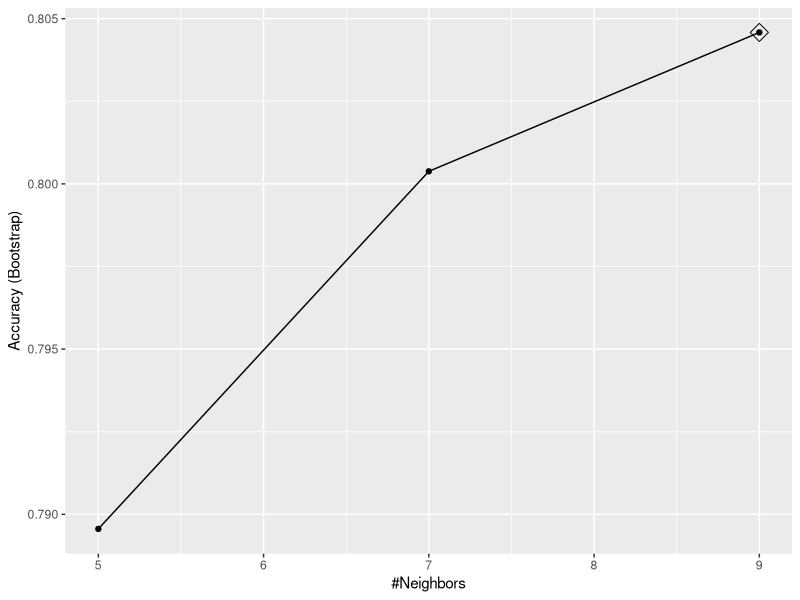
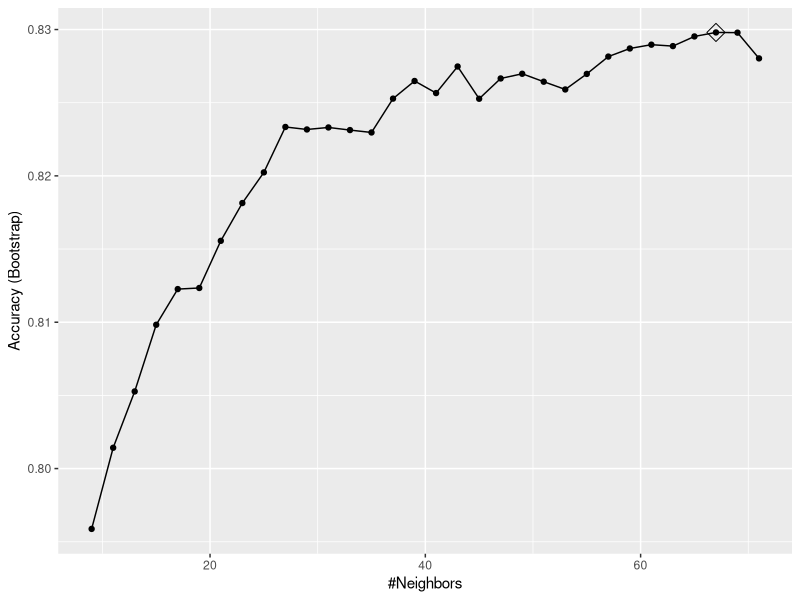
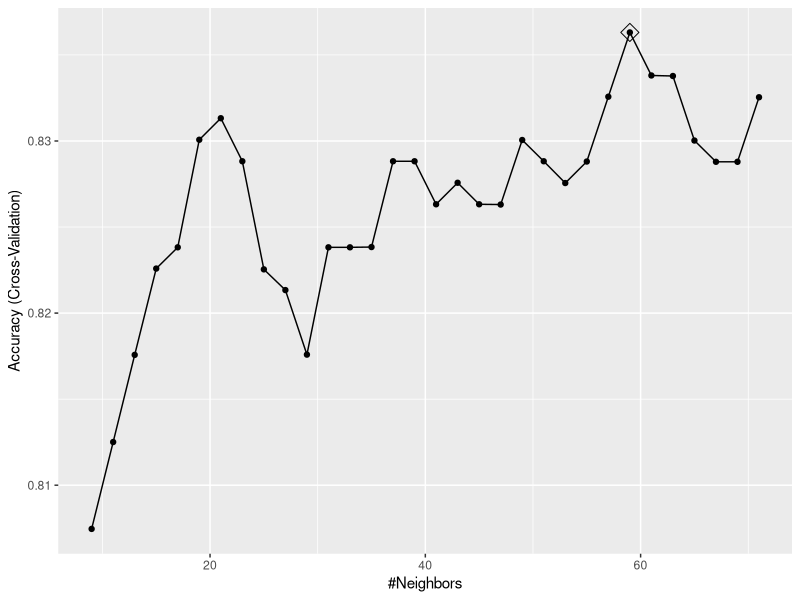
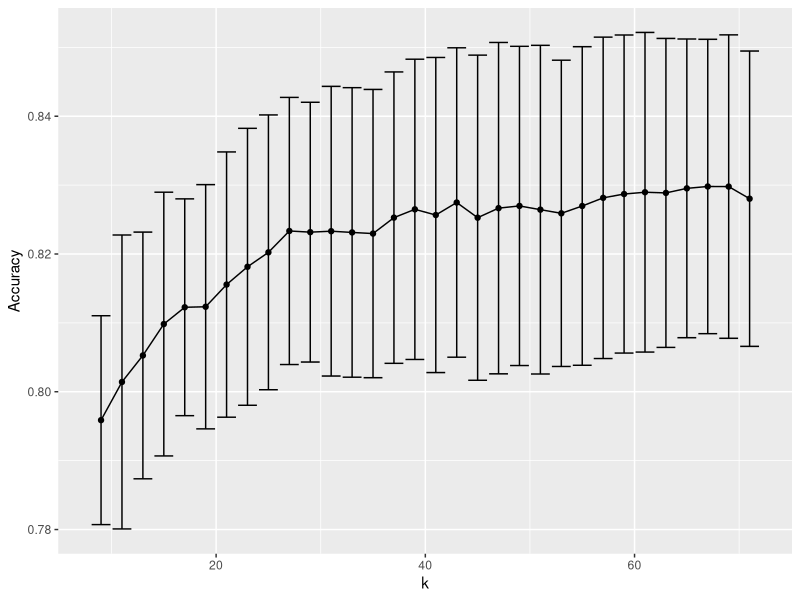
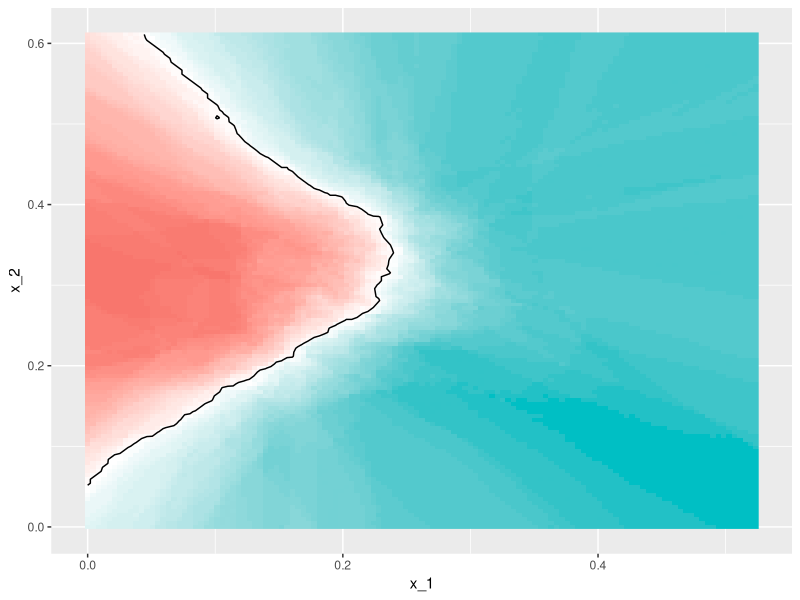
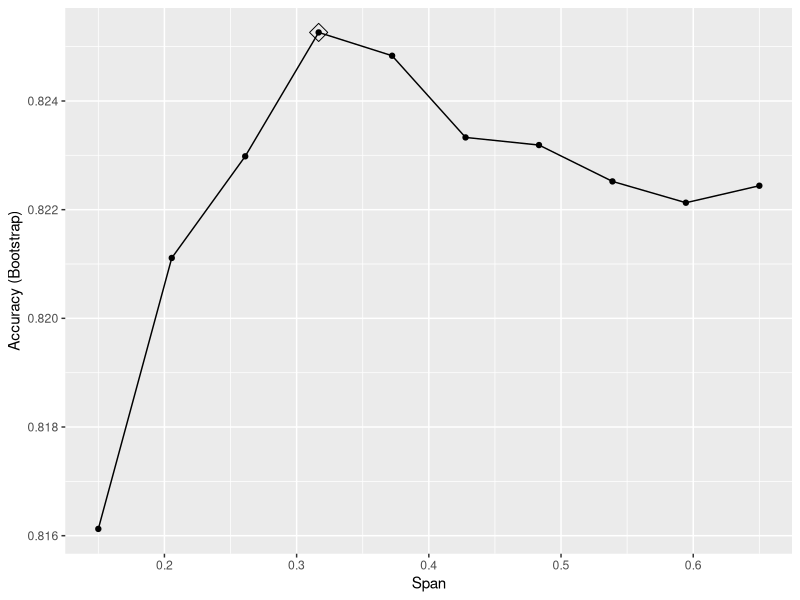
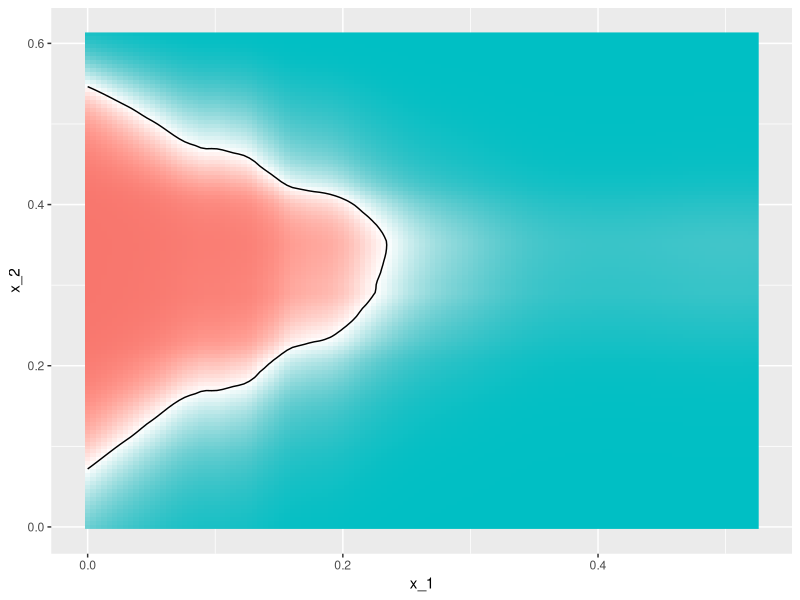
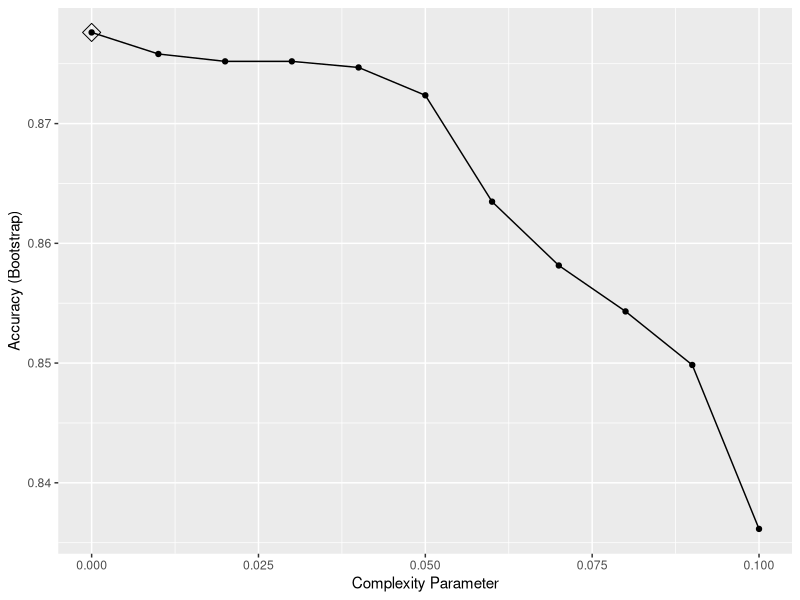

The R source for these figures, in order: (Note: this script raises an error after producing the figures.)
#------------------------------------------------
#Caret Package

library(tidyverse)
library(dslabs)
data("mnist_27")

library(caret)
train_glm <- train(y ~ ., method = "glm", data = mnist_27$train)
train_knn <- train(y ~ ., method = "knn", data = mnist_27$train)

y_hat_glm <- predict(train_glm, mnist_27$test, type = "raw")
y_hat_knn <- predict(train_knn, mnist_27$test, type = "raw")

confusionMatrix(y_hat_glm, mnist_27$test$y)$overall[["Accuracy"]]
confusionMatrix(y_hat_knn, mnist_27$test$y)$overall[["Accuracy"]]

#------------------------------------------------
#Tuning Parameters with Caret

getModelInfo("knn")
modelLookup("knn")

train_knn <- train(y ~ ., method = "knn", data = mnist_27$train)
ggplot(train_knn, highlight = TRUE)

train_knn <- train(y ~ ., method = "knn", 
                   data = mnist_27$train,
                   tuneGrid = data.frame(k = seq(9, 71, 2)))
ggplot(train_knn, highlight = TRUE)

train_knn$bestTune

train_knn$finalModel

confusionMatrix(predict(train_knn, mnist_27$test, type = "raw"),
                mnist_27$test$y)$overall["Accuracy"]

control <- trainControl(method = "cv", number = 10, p = .9)
train_knn_cv <- train(y ~ ., method = "knn", 
                      data = mnist_27$train,
                      tuneGrid = data.frame(k = seq(9, 71, 2)),
                      trControl = control)
ggplot(train_knn_cv, highlight = TRUE)

train_knn$results %>% 
  ggplot(aes(x = k, y = Accuracy)) +
  geom_line() +
  geom_point() +
  geom_errorbar(aes(x = k, 
                    ymin = Accuracy - AccuracySD,
                    ymax = Accuracy + AccuracySD))

plot_cond_prob <- function(p_hat=NULL){
  tmp <- mnist_27$true_p
  if(!is.null(p_hat)){
    tmp <- mutate(tmp, p=p_hat)
  }
  tmp %>% ggplot(aes(x_1, x_2, z=p, fill=p)) +
    geom_raster(show.legend = FALSE) +
    scale_fill_gradientn(colors=c("#F8766D","white","#00BFC4")) +
    stat_contour(breaks=c(0.5),color="black")
}

plot_cond_prob(predict(train_knn, mnist_27$true_p, type = "prob")[,2])

install.packages("gam")
modelLookup("gamLoess")

grid <- expand.grid(span = seq(0.15, 0.65, len = 10), degree = 1)

train_loess <- train(y ~ ., 
                     method = "gamLoess",
                     tuneGrid=grid,
                     data = mnist_27$train)
ggplot(train_loess, highlight = TRUE)

confusionMatrix(data = predict(train_loess, mnist_27$test), 
                reference = mnist_27$test$y)$overall["Accuracy"]

p1 <- plot_cond_prob(predict(train_loess, mnist_27$true_p, type = "prob")[,2])
p1

#------------------------------------------------

#Q1 

#Use the rpart function to fit a classification tree to the 
#tissue_gene_expression dataset. Use the train function to 
#estimate the accuracy. Try out cp values of seq(0, 0.1, 0.01).

#Plot the accuracies to report the results of the best model.
#Set the seed to 1991.

#Which value of cp gives the highest accuracy?

data(tissue_gene_expression)

set.seed(1, sample.kind = "Rounding")

tg <- data.frame(cp = seq(0, 0.1, 0.01))

fit <- train(tissue_gene_expression$x, tissue_gene_expression$y,
             method="rpart", tuneGrid = tg)

ggplot(fit, highlight=TRUE)

fit$bestTune$cp

#Q2

#Note that there are only 6 placentas in the dataset. By default,
#rpart requires 20 observations before splitting a node. That means
#that it is difficult to have a node in which placentas are the
#majority. Rerun the analysis you did in the exercise in Q1, but
#this time, allow rpart to split any node by using the argument
#control = rpart.control(minsplit = 0). Look at the confusion 
#matrix again to determine whether the accuracy increases. Again,
#set the seed to 1991.

#What is the accuracy now?

set.seed(1991, sample.kind = "Rounding")

tg <- data.frame(cp = seq(0, 0.1, 0.01))

fit_rpart <- train(tissue_gene_expression$x,
             tissue_gene_expression$y,
             method = "rpart",
             tuneGrid = tg,
             control = rpart.control(minsplit = 0))

fit_rpart$results$Accuracy

ggplot(fit_rpart, highlight = TRUE)

confusionMatrix(predict(fit_rpart, tissue_gene_expression$x),
                tissue_gene_expression$y)$overall["Accuracy"]

#Q3

#Plot the tree from the best fitting model of the analysis you ran in Q2.

#Which gene is at the first split?

plot(fit_rpart$finalModel)
text(fit_rpart$finalModel)

#Q4

#We can see that with just seven genes, we are able to predict the tissue type.
#Now let's see if we can predict the tissue type with even fewer genes using a
#Random Forest. Use the train function and the rf method to train a Random
#Forest model and save it to an object called fit. Try out values of mtry
#ranging from seq(50, 200, 25) (you can also explore other values on your own).
#What mtry value maximizes accuracy? To permit small nodesize to grow as we did
#with the classification trees, use the following argument: nodesize = 1.

#Note: This exercise will take some time to run. If you want to test out your
#code first, try using smaller values with ntree. Set the seed to 1991 again.

library(randomForest)

set.seed(1991, sample.kind = "Rounding")

tg <- data.frame(mtry = seq(50, 200, 25))

fit_rf <- train(tissue_gene_expression$x,
               tissue_gene_expression$y,
               method = "rf",
               tuneGrid = tg,
               nodesize = 1)

#What value of mtry maximizes accuracy?

fit_rf$bestTune$mtry

#Q5

#Use the function varImp on the output of train and save it to an object called imp.

fit<-fit_rf

#What should replace #BLANK in the code above?

imp <- varImp(fit)
imp

#Q6

#The rpart model we ran above produced a tree that used just seven predictors.
#Extracting the predictor names is not straightforward, but can be done.
#If the output of the call to train was fit_rpart, we can extract the names like this:

tree_terms <- as.character(unique(fit_rpart$finalModel$frame$var[!(fit_rpart$finalModel$frame$var == "<leaf>")]))
tree_terms

#Calculate the variable importance in the Random Forest call for these seven
#predictors and examine where they rank.

imp <- varImp(fit_rf)
imp

#What is the importance of the CFHR4 gene in the Random Forest call?

#The importance is the Overall value of the CFHR4 gene in the importance list
#35

#What is the rank of the CFHR4 gene in the Random Forest call?

#The rank is the position of the CFHR4 gene in the importance list
#7

#--------------------------------------------------------
#Titanic Exercises
